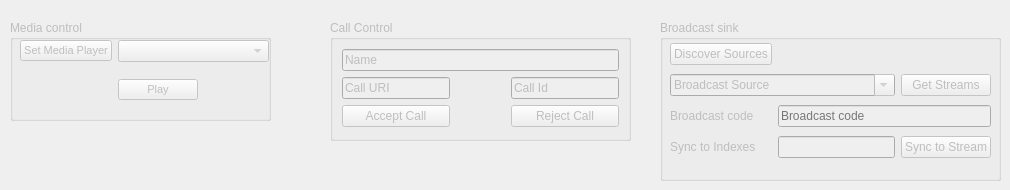
            <widget class="QWidget" name="tabLEHeadset">
             <attribute name="title">
              <string>Headset</string>
             </attribute>
             <widget class="QGroupBox" name="groupBox_le_audio_hs_mediaControl">
              <property name="enabled">
               <bool>false</bool>
              </property>
              <property name="geometry">
               <rect>
                <x>10</x>
                <y>20</y>
                <width>261</width>
                <height>101</height>
               </rect>
              </property>
              <property name="sizePolicy">
               <sizepolicy hsizetype="Preferred" vsizetype="Preferred">
                <horstretch>0</horstretch>
                <verstretch>0</verstretch>
               </sizepolicy>
              </property>
              <property name="maximumSize">
               <size>
                <width>16777215</width>
                <height>16777215</height>
               </size>
              </property>
              <property name="title">
               <string>Media control</string>
              </property>
              <widget class="QWidget" name="layoutWidget_2">
               <property name="geometry">
                <rect>
                 <x>10</x>
                 <y>20</y>
                 <width>249</width>
                 <height>71</height>
                </rect>
               </property>
               <layout class="QGridLayout" name="gridLayout_91">
                <item row="1" column="0">
                 <spacer name="horizontalSpacer_97">
                  <property name="orientation">
                   <enum>Qt::Vertical</enum>
                  </property>
                  <property name="sizeHint" stdset="0">
                   <size>
                    <width>40</width>
                    <height>20</height>
                   </size>
                  </property>
                 </spacer>
                </item>
                <item row="0" column="0">
                 <widget class="QPushButton" name="btn_le_audio_hs_setMediaPlayer">
                  <property name="enabled">
                   <bool>false</bool>
                  </property>
                  <property name="maximumSize">
                   <size>
                    <width>100</width>
                    <height>16777215</height>
                   </size>
                  </property>
                  <property name="font">
                   <font>
                    <family>MS Shell Dlg 2</family>
                    <pointsize>8</pointsize>
                   </font>
                  </property>
                  <property name="text">
                   <string>Set Media Player</string>
                  </property>
                 </widget>
                </item>
                <item row="0" column="1" colspan="2">
                 <widget class="QComboBox" name="le_audio_hs_playerlist">
                  <property name="sizePolicy">
                   <sizepolicy hsizetype="Expanding" vsizetype="Preferred">
                    <horstretch>0</horstretch>
                    <verstretch>0</verstretch>
                   </sizepolicy>
                  </property>
                  <property name="currentText">
                   <string/>
                  </property>
                 </widget>
                </item>
                <item row="1" column="2">
                 <spacer name="horizontalSpacer_98">
                  <property name="orientation">
                   <enum>Qt::Vertical</enum>
                  </property>
                  <property name="sizeHint" stdset="0">
                   <size>
                    <width>40</width>
                    <height>20</height>
                   </size>
                  </property>
                 </spacer>
                </item>
                <item row="1" column="1">
                 <widget class="QPushButton" name="btn_le_audio_hs_playPause">
                  <property name="maximumSize">
                   <size>
                    <width>100</width>
                    <height>16777215</height>
                   </size>
                  </property>
                  <property name="font">
                   <font>
                    <family>MS Shell Dlg 2</family>
                    <pointsize>8</pointsize>
                   </font>
                  </property>
                  <property name="text">
                   <string>Play</string>
                  </property>
                 </widget>
                </item>
               </layout>
              </widget>
             </widget>
             <widget class="QGroupBox" name="groupBox_le_audio_hs_bcastSink">
              <property name="enabled">
               <bool>false</bool>
              </property>
              <property name="geometry">
               <rect>
                <x>660</x>
                <y>20</y>
                <width>341</width>
                <height>161</height>
               </rect>
              </property>
              <property name="sizePolicy">
               <sizepolicy hsizetype="Preferred" vsizetype="Preferred">
                <horstretch>0</horstretch>
                <verstretch>0</verstretch>
               </sizepolicy>
              </property>
              <property name="maximumSize">
               <size>
                <width>16777215</width>
                <height>16777215</height>
               </size>
              </property>
              <property name="title">
               <string>Broadcast sink</string>
              </property>
              <widget class="QWidget" name="layoutWidget_3">
               <property name="geometry">
                <rect>
                 <x>10</x>
                 <y>20</y>
                 <width>321</width>
                 <height>121</height>
                </rect>
               </property>
               <layout class="QGridLayout" name="gridLayout_49">
                <item row="0" column="0">
                 <widget class="QPushButton" name="btn_le_audio_hs_scan_bcastStreams">
                  <property name="text">
                   <string>Discover Sources</string>
                  </property>
                 </widget>
                </item>
                <item row="2" column="0">
                 <widget class="QLabel" name="label_206">
                  <property name="text">
                   <string>Broadcast code</string>
                  </property>
                 </widget>
                </item>
                <item row="3" column="0">
                 <widget class="QLabel" name="label_106">
                  <property name="text">
                   <string>Sync to Indexes</string>
                  </property>
                 </widget>
                </item>
                <item row="3" column="1">
                 <widget class="QLineEdit" name="le_audio_hs_bcast_BISIndexes">
                  <property name="text">
                   <string/>
                  </property>
                  <property name="maxLength">
                   <number>8</number>
                  </property>
                 </widget>
                </item>
                <item row="2" column="1" colspan="2">
                 <widget class="QLineEdit" name="le_audio_hs_bcastCode">
                  <property name="maxLength">
                   <number>34</number>
                  </property>
                  <property name="placeholderText">
                   <string>Broadcast code</string>
                  </property>
                 </widget>
                </item>
                <item row="3" column="2">
                 <widget class="QPushButton" name="btn_le_audio_hs_bcast_SyncToStream">
                  <property name="enabled">
                   <bool>false</bool>
                  </property>
                  <property name="text">
                   <string>Sync to Stream</string>
                  </property>
                 </widget>
                </item>
                <item row="1" column="0" colspan="2">
                 <widget class="QComboBox" name="le_audio_hs_found_bcastSource">
                  <property name="editable">
                   <bool>true</bool>
                  </property>
                  <property name="currentText">
                   <string>Broadcast Source</string>
                  </property>
                 </widget>
                </item>
                <item row="1" column="2">
                 <widget class="QPushButton" name="btn_le_audio_hs_bcast_get_Streams">
                  <property name="text">
                   <string>Get Streams</string>
                  </property>
                 </widget>
                </item>
               </layout>
              </widget>
             </widget>
             <widget class="QGroupBox" name="groupBox_le_audio_hs_call_control">
              <property name="enabled">
               <bool>false</bool>
              </property>
              <property name="geometry">
               <rect>
                <x>330</x>
                <y>20</y>
                <width>301</width>
                <height>121</height>
               </rect>
              </property>
              <property name="title">
               <string>Call Control</string>
              </property>
              <layout class="QGridLayout" name="gridLayout_46">
               <item row="2" column="0">
                <widget class="QPushButton" name="btn_le_audio_hs_ccp_accept_retrieve_call">
                 <property name="text">
                  <string>Accept Call</string>
                 </property>
                </widget>
               </item>
               <item row="1" column="0">
                <widget class="QLineEdit" name="le_audio_hs_ccp_call_URI">
                 <property name="sizePolicy">
                  <sizepolicy hsizetype="MinimumExpanding" vsizetype="Fixed">
                   <horstretch>0</horstretch>
                   <verstretch>0</verstretch>
                  </sizepolicy>
                 </property>
                 <property name="text">
                  <string>Call URI</string>
                 </property>
                </widget>
               </item>
               <item row="2" column="1">
                <spacer name="horizontalSpacer_47">
                 <property name="orientation">
                  <enum>Qt::Horizontal</enum>
                 </property>
                 <property name="sizeHint" stdset="0">
                  <size>
                   <width>34</width>
                   <height>20</height>
                  </size>
                 </property>
                </spacer>
               </item>
               <item row="1" column="1">
                <spacer name="horizontalSpacer_20">
                 <property name="orientation">
                  <enum>Qt::Horizontal</enum>
                 </property>
                 <property name="sizeHint" stdset="0">
                  <size>
                   <width>34</width>
                   <height>20</height>
                  </size>
                 </property>
                </spacer>
               </item>
               <item row="1" column="2">
                <widget class="QLineEdit" name="le_audio_hs_ccp_call_id">
                 <property name="sizePolicy">
                  <sizepolicy hsizetype="Minimum" vsizetype="Fixed">
                   <horstretch>0</horstretch>
                   <verstretch>0</verstretch>
                  </sizepolicy>
                 </property>
                 <property name="text">
                  <string>Call Id</string>
                 </property>
                </widget>
               </item>
               <item row="2" column="2">
                <widget class="QPushButton" name="btn_le_audio_hs_ccp_reject_terminate_call">
                 <property name="text">
                  <string>Reject Call</string>
                 </property>
                </widget>
               </item>
               <item row="0" column="0" colspan="3">
                <widget class="QLineEdit" name="le_audio_hs_ccp_call_friendly_name">
                 <property name="text">
                  <string>Name</string>
                 </property>
                </widget>
               </item>
              </layout>
             </widget>
            </widget>
